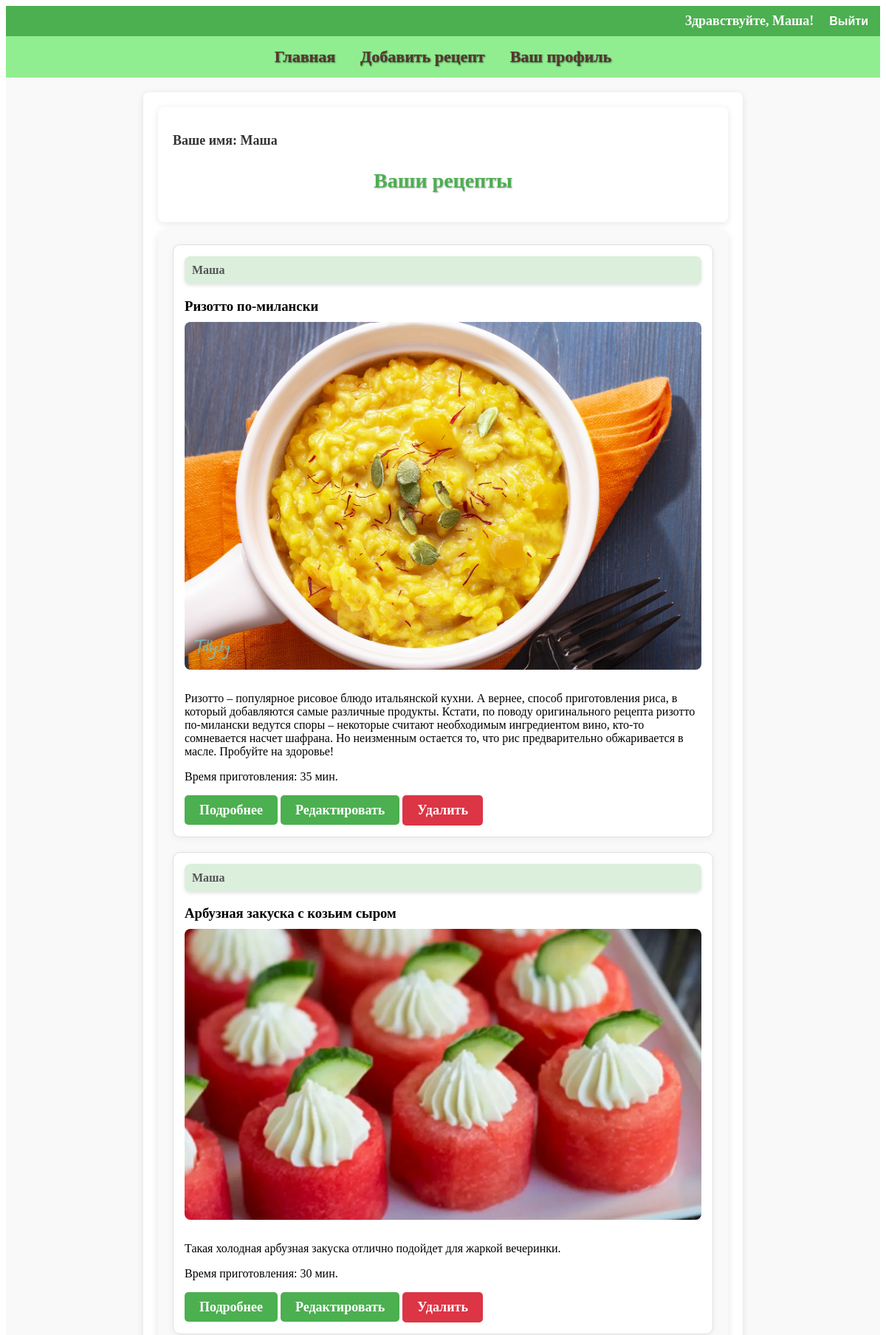
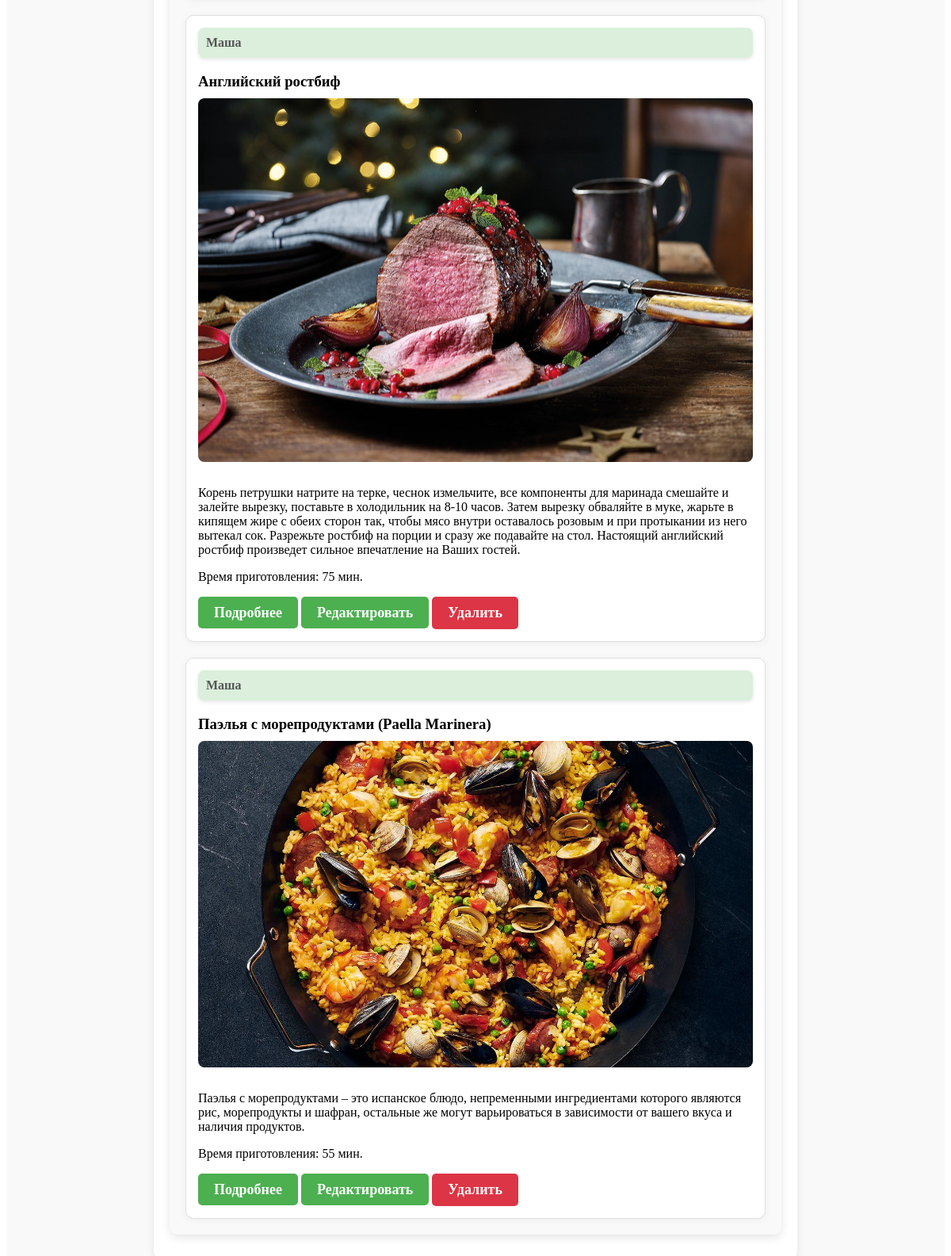
Screenshot of /accounts/accounts/profile/ (signed in) with the database file from the repository (2 pictures, top to bottom).
### recipe_app/models.py (models this page shows, shortened)
class Recipe(models.Model):
    title = models.CharField(max_length=100, verbose_name="Название блюда")  # Название рецепта
    description = models.TextField(verbose_name="Описание")  # Описание рецепта
    preparation_steps = models.TextField(verbose_name="Шаги приготовления")  # Шаги приготовления блюда
    preparation_time = models.PositiveIntegerField(verbose_name="Время приготовления в минутах")  # Время приготовления в минутах
    image = models.ImageField(upload_to='recipes/images/', verbose_name="Добавьте фото")  # Изображение рецепта
    author = models.ForeignKey(User, on_delete=models.CASCADE, verbose_name="Автор")  # Автор рецепта (связь с пользователем)
    categories = models.ManyToManyField(Category, through='RecipeCategory', verbose_name="Категория")  # Категории, связанные с рецептом через промежуточную модель
    ingredients = models.TextField(blank=True, null=True, verbose_name="Ингредиенты")  # Ингредиенты для рецепта, можно оставить пустым

### recipe_app/views.py (the view)
# urls.py: path('accounts/profile/', profile, name='profile'),  # Страница профиля пользователя (связана с аккаунтом пользователя)
@login_required  # Требуется авторизация
def profile(request):
    user = request.user  # Получаем текущего пользователя
    recipes = Recipe.objects.filter(author=user).order_by('-id')  # Получаем рецепты текущего пользователя
    return render(request, 'registration/profile.html', {'user': user, 'recipes': recipes}) # Отображаем профиль пользователя с его рецептами

### recipe_app/templates/registration/profile.html (shortened to what this page needs)
{% extends 'base.html' %} !-- Расширяет основной шаблон base.html, общие элементы интерфейса будут здесь -->
{% block content %}
<div class="content">
    <h2 class="user-name">Ваше имя: {{ user.username }}</h2>
    <h3 class="section-title">Ваши рецепты</h3>
</div>
<div class="recipes-section">
    <div class="recipe-cards">
        {% if recipes %}
            {% for recipe in recipes %}
                <div class="recipe-card">
                    <div class="recipe-author">{{ recipe.author.username }}</div>
                    <h3>{{ recipe.title }}</h3>
                    <a href="{% url 'recipe_detail' recipe.id %}">
                    <img src="{{ recipe.image.url }}" alt="{{ recipe.title }}" class="recipe-image">
                    </a>
                    <p>{{ recipe.description }}</p>
                    <p>Время приготовления: {{ recipe.preparation_time }} мин.</p>
                    <a href="{% url 'recipe_detail' recipe.id %}" class="recipe-link submit-button">Подробнее</a>
                    <a href="{% url 'edit_recipe' recipe.id %}" class="recipe-link submit-button">Редактировать</a>
                    <form action="{% url 'delete_recipe' recipe.id %}" method="get" style="display:inline;">
                        <button type="submit" class="delete-button">Удалить</button>
                    </form>
                </div>
            {% endfor %}
        {% else %}
            <p>У вас еще нет рецептов.</p>
        {% endif %}
    </div>
</div>
{% endblock %}

### recipe_app/templates/base.html (shortened to what this page needs)
<!DOCTYPE html>
<html lang="ru">
{% load static %}
<head>
    <link rel="stylesheet" type="text/css" href="{% static 'styles.css' %}">
</head>
<body>
    <div class="top-bar">
        <div class="user-info">
            {% if user.is_authenticated %}
                <p>Здравствуйте, {{ user.username }}!</p>
                <form action="{% url 'logout' %}" method="post">
                    <button type="submit">Выйти</button>
                </form>
            {% else %}
                <p><a href="{% url 'login' %}">Войти</a> | <a href="{% url 'register' %}">Зарегистрироваться</a></p>
            {% endif %}
        </div>
    </div>
    <header>
        <nav>
            <a href="{% url 'recipe_list' %}">Главная</a>
            <a href="{% url 'add_recipe' %}">Добавить рецепт</a>
            {% if user.is_authenticated %}
                <a href="{% url 'profile' %}">Ваш профиль</a>
            {% endif %}
        </nav>
    </header>
    <div class="content-container {% if request.path == '/recipe/add/' %}add-recipe-background{% endif %}">
        <div class="content">
            <main>
                {% block content %}{% endblock %}
            </main>
        </div>
    </div>
</body>
</html>

### recipe_app/static/styles.css (style rules this page uses)
.content-container { display: flex; justify-content: center; background-color: #f9f9f9; padding: 20px; }
.content { max-width: 800px; background-color: white; padding: 20px; border-radius: 8px; box-shadow: 0 2px 10px rgba(0, 0, 0, 0.1); }
form { display: flex; flex-wrap: wrap; gap: 20px; justify-content: space-between; }
h3 { margin-bottom: 10px; }
.top-bar { background-color: #4CAF50; color: white; padding: 10px; display: flex; justify-content: flex-end; align-items: center; }
.top-bar .user-info { display: flex; gap: 15px; align-items: center; }
.top-bar p { font-size: 18px; font-weight: bold; margin: 0; }
.top-bar form { display: inline; margin: 0; }
.top-bar button { background: none; border: none; color: white; cursor: pointer; font-size: 16px; font-weight: bold; }
header { padding: 15px; text-align: center; background-color: #90EE90; }
nav a { margin: 0 15px; text-decoration: none; color: #5c3530; font-weight: bold; font-size: 22px; text-shadow: 1px 1px 2px rgba(0, 0, 0, 0.5); -webkit-text-stroke: 1px rgba(0, 0, 0, 0.1); }
.recipes-section { margin: 10px auto; padding: 20px; max-width: 800px; background-color: #f9f9f9; border-radius: 10px; box-shadow: 0 4px 12px rgba(0, 0, 0, 0.1); }
.recipe-cards { display: flex; flex-direction: column; gap: 20px; justify-content: flex-start; }
.recipe-card { position: relative; width: 100%; max-width: 700px; padding: 15px; background-color: #fff; border: 1px solid #e0e0e0; border-radius: 10px; box-shadow: 0 2px 10px rgba(0, 0, 0, 0.05); transition: transform 0.3s ease; }
.recipe-author { position: relative; font-weight: bold; background-color: rgba(76, 175, 80, 0.2); padding: 10px; border-radius: 8px; color: #555; box-shadow: 0 2px 5px rgba(0, 0, 0, 0.1); margin-bottom: 15px; }
.recipe-image { width: 100%; height: auto; border-radius: 8px; margin-bottom: 10px; }
.recipe-link { color: #4CAF50; font-weight: bold; margin-top: 10px; text-decoration: none; }
img { max-width: 100%; height: auto; }
.user-name { font-size: 18px; color: #333; margin-bottom: 10px; }
.section-title { text-align: center; font-size: 28px; font-weight: bold; color: #4CAF50; margin-bottom: 20px; text-transform: none; font-weight: bold; text-shadow: 1px 1px 2px rgba(0, 0, 0, 0.3); }
.submit-button { background-color: #4CAF50; color: white; padding: 10px 20px; border: none; border-radius: 5px; font-size: 18px; cursor: pointer; transition: background-color 0.3s; }
.delete-button { background-color: #dc3545; color: white; padding: 10px 20px; border: none; border-radius: 5px; font-size: 18px; font-family: inherit; font-weight: bold; cursor: pointer; transition: background-color 0.3s; }

### rows the page displays
Recipe: author.username "Маша", title "Ризотто по-милански", image (picture), description "Ризотто – популярное рисовое блюдо итальянской кухни. А вернее, способ приготовления риса, в который добавляются самые различные продукты. Кстати, по поводу оригинального рецепта ризотто по-милански ведутся споры – некоторые считают необходимым ингредиентом вино, кто-то сомневается насчет шафрана. Но неизменным остается то, что рис предварительно обжаривается в масле. Пробуйте на здоровье!", preparation_time "35"
Recipe: author.username "Маша", title "Арбузная закуска с козьим сыром", image (picture), description "Такая холодная арбузная закуска отлично подойдет для жаркой вечеринки.", preparation_time "30"
Recipe: author.username "Маша", title "Английский ростбиф", image (picture), description "Корень петрушки натрите на терке, чеснок измельчите, все компоненты для маринада смешайте и залейте вырезку, поставьте в холодильник на 8-10 часов. Затем вырезку обваляйте в муке, жарьте в кипящем жире с обеих сторон так, чтобы мясо внутри оставалось розовым и при протыкании из него вытекал сок. Разрежьте ростбиф на порции и сразу же подавайте на стол. Настоящий английский ростбиф произведет сильное впечатление на Ваших гостей.", preparation_time "75"
Recipe: author.username "Маша", title "Паэлья с морепродуктами (Paella Marinera)", image (picture), description "Паэлья с морепродуктами – это испанское блюдо, непременными ингредиентами которого являются рис, морепродукты и шафран, остальные же могут варьироваться в зависимости от вашего вкуса и наличия продуктов.", preparation_time "55"

### other values shown
{{ user.username }} "Маша"
